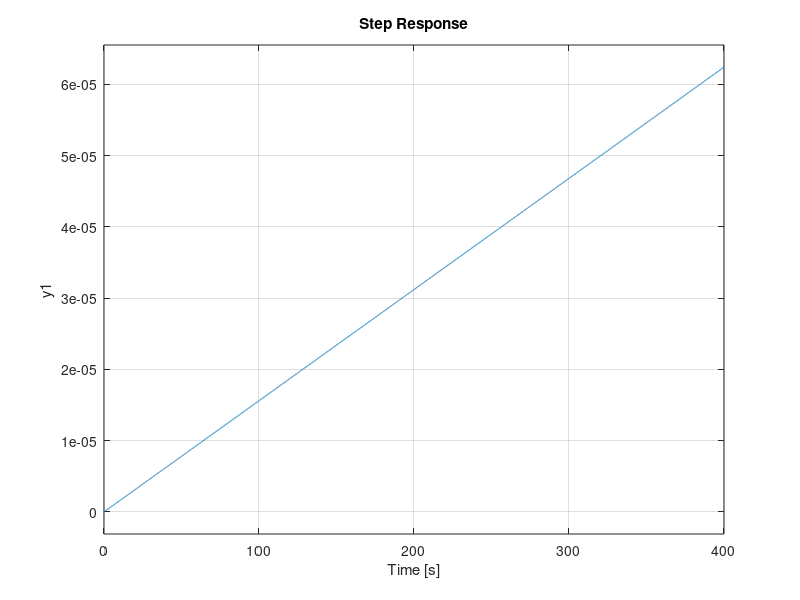

The MATLAB source for this figure:
clear, clc, close all
%------CP 2.5-------
J=10.8*10^8;
J20=1.5*10^8;
J50=9.3*10^7;
k=10.8*10^8;
a=1, b=8;

s1=tf([k 1],[1 b])
s1_2=tf([1],[J^2 0 0])

S1=10*s1*s1_2; %step input 10
h1=1;
CL1=feedback(S1,h1);
%step(CL);

% reduced 20% J
s2_2=tf([1],[J20^2 0 0]);
S2=10*s1*s2_2;
CL2=feedback(S2,h1);
%step(CL2)

% reduced 50% J
s3_2=tf([1],[J50^2 0 0]);
S3=10*s1*s3_2;
CL3=feedback(S3,h1);
step(CL3)
